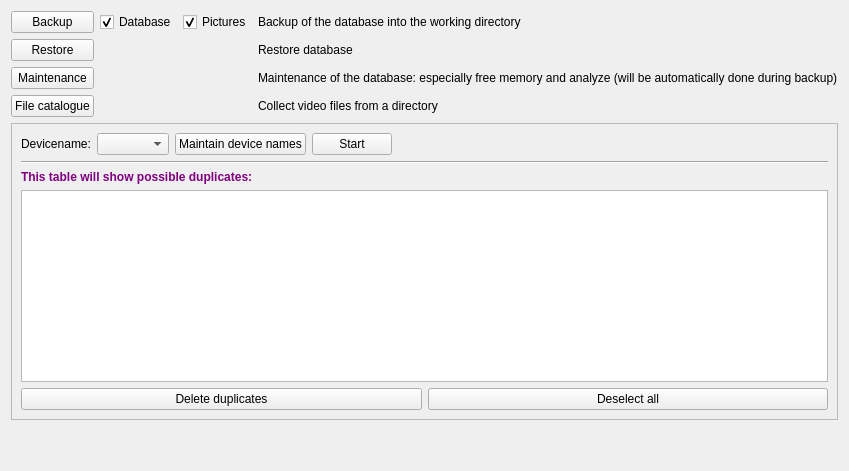
       <widget class="QWidget" name="tab_6">
        <attribute name="title">
         <string>Tools</string>
        </attribute>
        <layout class="QGridLayout" name="gridLayout_16">
         <item row="0" column="0">
          <layout class="QVBoxLayout" name="verticalLayout_15">
           <item>
            <layout class="QVBoxLayout" name="verticalLayout_14">
             <item>
              <layout class="QGridLayout" name="gridLayout_14">
               <item row="0" column="2">
                <widget class="QCheckBox" name="checkBoxPictures">
                 <property name="maximumSize">
                  <size>
                   <width>100</width>
                   <height>16777215</height>
                  </size>
                 </property>
                 <property name="toolTip">
                  <string>&lt;html&gt;&lt;head/&gt;&lt;body&gt;&lt;p&gt;When checked: Backup of the picture directory&lt;/p&gt;&lt;/body&gt;&lt;/html&gt;</string>
                 </property>
                 <property name="text">
                  <string>Pictures</string>
                 </property>
                 <property name="checked">
                  <bool>true</bool>
                 </property>
                </widget>
               </item>
               <item row="0" column="0">
                <widget class="QPushButton" name="pushButtonBackup">
                 <property name="toolTip">
                  <string>&lt;!DOCTYPE HTML PUBLIC &quot;-//W3C//DTD HTML 4.0//EN&quot; &quot;http://www.w3.org/TR/REC-html40/strict.dtd&quot;&gt;
&lt;html&gt;&lt;head&gt;&lt;meta name=&quot;qrichtext&quot; content=&quot;1&quot; /&gt;&lt;style type=&quot;text/css&quot;&gt;
p, li { white-space: pre-wrap; }
&lt;/style&gt;&lt;/head&gt;&lt;body style=&quot; font-family:'Sans Serif'; font-size:9pt; font-weight:400; font-style:normal;&quot;&gt;
&lt;p align=&quot;justify&quot; style=&quot; margin-top:0px; margin-bottom:0px; margin-left:0px; margin-right:0px; -qt-block-indent:0; text-indent:0px;&quot;&gt;Database will be unloaded and saved in the working directory. This files can be saved on e. g. external devices. That is also helpful for moving on a new computer. With the reload button the database can be reloaded&lt;/p&gt;&lt;/body&gt;&lt;/html&gt;</string>
                 </property>
                 <property name="text">
                  <string>Backup</string>
                 </property>
                </widget>
               </item>
               <item row="1" column="0">
                <widget class="QPushButton" name="pushButtonRestore">
                 <property name="toolTip">
                  <string>&lt;!DOCTYPE HTML PUBLIC &quot;-//W3C//DTD HTML 4.0//EN&quot; &quot;http://www.w3.org/TR/REC-html40/strict.dtd&quot;&gt;
&lt;html&gt;&lt;head&gt;&lt;meta name=&quot;qrichtext&quot; content=&quot;1&quot; /&gt;&lt;style type=&quot;text/css&quot;&gt;
p, li { white-space: pre-wrap; }
&lt;/style&gt;&lt;/head&gt;&lt;body style=&quot; font-family:'Sans Serif'; font-size:9pt; font-weight:400; font-style:normal;&quot;&gt;
&lt;p align=&quot;justify&quot; style=&quot; margin-top:0px; margin-bottom:0px; margin-left:0px; margin-right:0px; -qt-block-indent:0; text-indent:0px;&quot;&gt;Restore database.&lt;/p&gt;&lt;/body&gt;&lt;/html&gt;</string>
                 </property>
                 <property name="text">
                  <string>Restore</string>
                 </property>
                </widget>
               </item>
               <item row="2" column="0">
                <widget class="QPushButton" name="pushButtonWartung">
                 <property name="text">
                  <string>Maintenance</string>
                 </property>
                </widget>
               </item>
               <item row="3" column="0">
                <widget class="QPushButton" name="pushButtonDateikatalog">
                 <property name="toolTip">
                  <string>&lt;!DOCTYPE HTML PUBLIC &quot;-//W3C//DTD HTML 4.0//EN&quot; &quot;http://www.w3.org/TR/REC-html40/strict.dtd&quot;&gt;
&lt;html&gt;&lt;head&gt;&lt;meta name=&quot;qrichtext&quot; content=&quot;1&quot; /&gt;&lt;style type=&quot;text/css&quot;&gt;
p, li { white-space: pre-wrap; }
&lt;/style&gt;&lt;/head&gt;&lt;body style=&quot; font-family:'Sans Serif'; font-size:9pt; font-weight:400; font-style:normal;&quot;&gt;
&lt;p align=&quot;justify&quot; style=&quot; margin-top:0px; margin-bottom:0px; margin-left:0px; margin-right:0px; -qt-block-indent:0; text-indent:0px;&quot;&gt;Scan a file directory for video files. Filenames are entered in the database and can be searched (Tab &amp;quot;Search files&amp;quot;).&lt;/p&gt;&lt;/body&gt;&lt;/html&gt;</string>
                 </property>
                 <property name="text">
                  <string>File catalogue</string>
                 </property>
                 <property name="checkable">
                  <bool>true</bool>
                 </property>
                </widget>
               </item>
               <item row="2" column="3">
                <widget class="QLabel" name="label_12">
                 <property name="text">
                  <string>Maintenance of the database: especially free memory and analyze (will be automatically done during backup)</string>
                 </property>
                </widget>
               </item>
               <item row="0" column="1">
                <widget class="QCheckBox" name="checkBoxDatabase">
                 <property name="maximumSize">
                  <size>
                   <width>100</width>
                   <height>16777215</height>
                  </size>
                 </property>
                 <property name="toolTip">
                  <string>&lt;html&gt;&lt;head/&gt;&lt;body&gt;&lt;p&gt;When checked: Backup of the database entries&lt;/p&gt;&lt;/body&gt;&lt;/html&gt;</string>
                 </property>
                 <property name="text">
                  <string>Database</string>
                 </property>
                 <property name="checked">
                  <bool>true</bool>
                 </property>
                </widget>
               </item>
               <item row="1" column="3">
                <widget class="QLabel" name="label_11">
                 <property name="text">
                  <string>Restore database</string>
                 </property>
                </widget>
               </item>
               <item row="3" column="3">
                <widget class="QLabel" name="label_13">
                 <property name="text">
                  <string>Collect video files from a directory</string>
                 </property>
                </widget>
               </item>
               <item row="0" column="3">
                <widget class="QLabel" name="label_10">
                 <property name="text">
                  <string>Backup of the database into the working directory</string>
                 </property>
                </widget>
               </item>
              </layout>
             </item>
            </layout>
           </item>
           <item>
            <widget class="QFrame" name="frame_Dateikatalog">
             <property name="minimumSize">
              <size>
               <width>200</width>
               <height>200</height>
              </size>
             </property>
             <property name="frameShape">
              <enum>QFrame::StyledPanel</enum>
             </property>
             <property name="frameShadow">
              <enum>QFrame::Raised</enum>
             </property>
             <layout class="QGridLayout" name="gridLayout_15">
              <item row="0" column="0">
               <layout class="QVBoxLayout" name="verticalLayout_13">
                <item>
                 <layout class="QHBoxLayout" name="horizontalLayout_16">
                  <item>
                   <widget class="QLabel" name="label_14">
                    <property name="text">
                     <string>Devicename:</string>
                    </property>
                   </widget>
                  </item>
                  <item>
                   <widget class="QComboBox" name="comboBoxDevice">
                    <property name="toolTip">
                     <string>&lt;!DOCTYPE HTML PUBLIC &quot;-//W3C//DTD HTML 4.0//EN&quot; &quot;http://www.w3.org/TR/REC-html40/strict.dtd&quot;&gt;
&lt;html&gt;&lt;head&gt;&lt;meta name=&quot;qrichtext&quot; content=&quot;1&quot; /&gt;&lt;style type=&quot;text/css&quot;&gt;
p, li { white-space: pre-wrap; }
&lt;/style&gt;&lt;/head&gt;&lt;body style=&quot; font-family:'Sans Serif'; font-size:9pt; font-weight:400; font-style:normal;&quot;&gt;
&lt;p align=&quot;justify&quot; style=&quot; margin-top:0px; margin-bottom:0px; margin-left:0px; margin-right:0px; -qt-block-indent:0; text-indent:0px;&quot;&gt;Select a device name. Device names must be unambiguous .&lt;/p&gt;&lt;/body&gt;&lt;/html&gt;</string>
                    </property>
                   </widget>
                  </item>
                  <item>
                   <widget class="QPushButton" name="pushButtonVerwalten">
                    <property name="toolTip">
                     <string/>
                    </property>
                    <property name="text">
                     <string>Maintain device names</string>
                    </property>
                   </widget>
                  </item>
                  <item>
                   <widget class="QPushButton" name="pushButtonStart">
                    <property name="text">
                     <string>Start</string>
                    </property>
                   </widget>
                  </item>
                  <item>
                   <spacer name="horizontalSpacer">
                    <property name="orientation">
                     <enum>Qt::Horizontal</enum>
                    </property>
                    <property name="sizeHint" stdset="0">
                     <size>
                      <width>278</width>
                      <height>20</height>
                     </size>
                    </property>
                   </spacer>
                  </item>
                 </layout>
                </item>
                <item>
                 <widget class="Line" name="line">
                  <property name="orientation">
                   <enum>Qt::Horizontal</enum>
                  </property>
                 </widget>
                </item>
                <item>
                 <widget class="QLabel" name="label_15">
                  <property name="text">
                   <string>&lt;!DOCTYPE HTML PUBLIC &quot;-//W3C//DTD HTML 4.0//EN&quot; &quot;http://www.w3.org/TR/REC-html40/strict.dtd&quot;&gt;
&lt;html&gt;&lt;head&gt;&lt;meta name=&quot;qrichtext&quot; content=&quot;1&quot; /&gt;&lt;style type=&quot;text/css&quot;&gt;
p, li { white-space: pre-wrap; }
&lt;/style&gt;&lt;/head&gt;&lt;body style=&quot; font-family:'Sans Serif'; font-size:9pt; font-weight:400; font-style:normal;&quot;&gt;
&lt;p style=&quot; margin-top:0px; margin-bottom:0px; margin-left:0px; margin-right:0px; -qt-block-indent:0; text-indent:0px;&quot;&gt;&lt;span style=&quot; font-weight:600; color:#800080;&quot;&gt;This table will show possible duplicates:&lt;/span&gt;&lt;/p&gt;&lt;/body&gt;&lt;/html&gt;</string>
                  </property>
                 </widget>
                </item>
                <item>
                 <widget class="QTableWidget" name="tableWidgetDubletten">
                  <property name="sortingEnabled">
                   <bool>true</bool>
                  </property>
                 </widget>
                </item>
                <item>
                 <layout class="QHBoxLayout" name="horizontalLayout_18">
                  <item>
                   <widget class="QPushButton" name="pushButtonDeleteDuplicates">
                    <property name="toolTip">
                     <string>All checked files and entries in database will be deleted, Ctrl+L</string>
                    </property>
                    <property name="text">
                     <string>Delete duplicates</string>
                    </property>
                    <property name="shortcut">
                     <string>Ctrl+L</string>
                    </property>
                   </widget>
                  </item>
                  <item>
                   <widget class="QPushButton" name="pushButtonDeselect">
                    <property name="toolTip">
                     <string>Deselect all marked lines, Ctrl+A</string>
                    </property>
                    <property name="text">
                     <string>Deselect all</string>
                    </property>
                    <property name="shortcut">
                     <string>Ctrl+A</string>
                    </property>
                   </widget>
                  </item>
                 </layout>
                </item>
               </layout>
              </item>
             </layout>
            </widget>
           </item>
           <item>
            <spacer name="verticalSpacer_3">
             <property name="orientation">
              <enum>Qt::Vertical</enum>
             </property>
             <property name="sizeHint" stdset="0">
              <size>
               <width>20</width>
               <height>40</height>
              </size>
             </property>
            </spacer>
           </item>
          </layout>
         </item>
        </layout>
       </widget>
